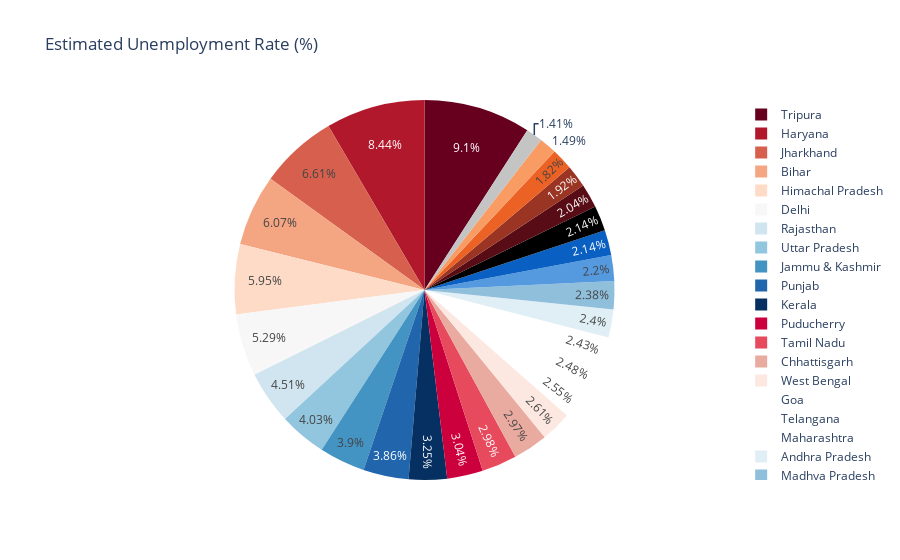

The notebook cell saved with this chart:
### Code cell
plot = px.pie(df2, values='Estimated Unemployment Rate (%)', names = df2.index, title='Estimated Unemployment Rate (%)',color_discrete_sequence=px.colors.sequential.RdBu)
plot.show()

### Figure 1 — Plotly figure (JSON) as saved in the notebook; plotly's stock layout.template omitted (floating-point values rounded to 4 significant figures)
{"data": [{"domain": {"x": [0, 1], "y": [0, 1]}, "hovertemplate": "State=%{label}<br>Estimated Unemployment Rate (%)=%{value}<extra></extra>", "labels": ["Tripura", "Haryana", "Jharkhand", "Bihar", "Himachal Pradesh", "Delhi", "Rajasthan", "Uttar Pradesh", "Jammu & Kashmir", "Punjab", "Kerala", "Puducherry", "Tamil Nadu", "Chhattisgarh", "West Bengal", "Goa", "Telangana", "Maharashtra", "Andhra Pradesh", "Madhya Pradesh", "Chandigarh", "Karnataka", "Gujarat", "Uttarakhand", "Assam", "Odisha", "Meghalaya", "Sikkim"], "legendgroup": "", "name": "", "showlegend": true, "type": "pie", "values": [793.8, 735.9, 576.4, 529.7, 519.1, 461.9, 393.6, 351.4, 340.0, 336.9, 283.5, 265.6, 260.0, 258.7, 227.5, 222.6, 216.7, 211.6, 209.4, 207.4, 191.9, 186.9, 186.6, 177.7, 167.1, 158.4, 129.6, 123.2]}], "layout": {"legend": {"tracegroupgap": 0}, "piecolorway": ["rgb(103,0,31)", "rgb(178,24,43)", "rgb(214,96,77)", "rgb(244,165,130)", "rgb(253,219,199)", "rgb(247,247,247)", "rgb(209,229,240)", "rgb(146,197,222)", "rgb(67,147,195)", "rgb(33,102,172)", "rgb(5,48,97)"], "title": {"text": "Estimated Unemployment Rate (%)"}}}
